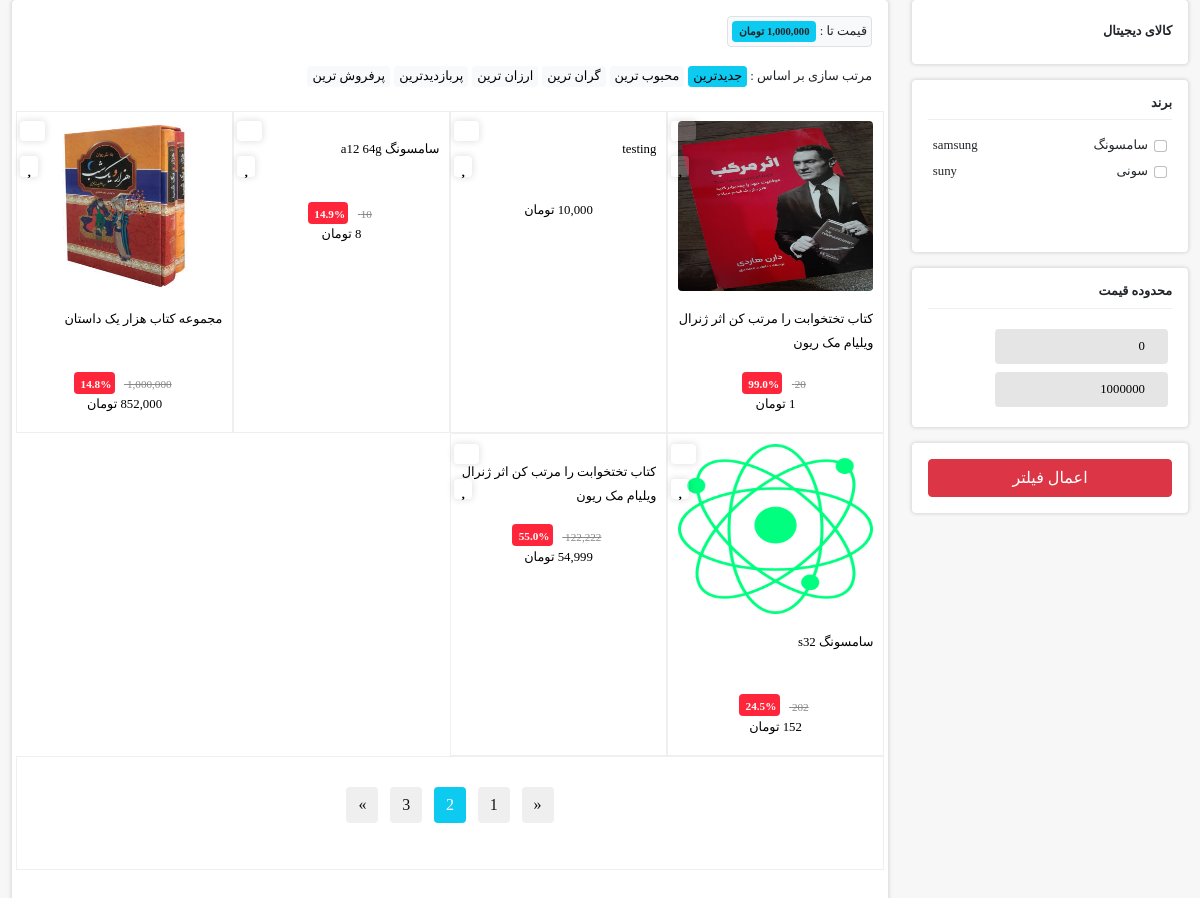
The page /product/ on the database as committed earlier.
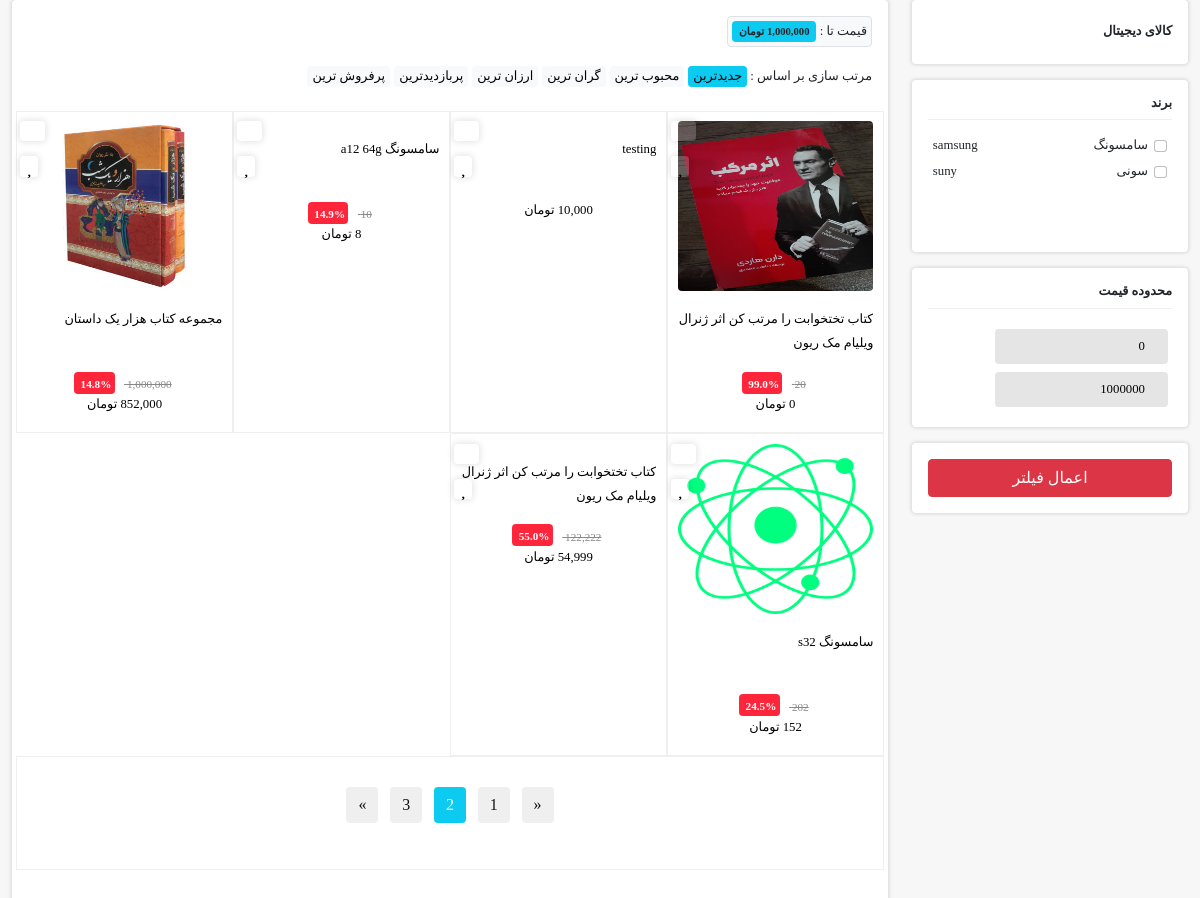
The same page on the database as committed later.
### products/models.py (models this page shows, shortened)
class Product(models.Model):
    image = models.ImageField(upload_to="products/images")
    name = models.CharField(max_length=100, db_index=True, verbose_name='عنوان')
    price = models.IntegerField(verbose_name="قیمت")
    sale_price = models.IntegerField(verbose_name="قیمت تخفیف", default=0)
    short_body = models.CharField(verbose_name="توضیحات کوتاه", max_length=300, db_index=True)
    body = models.TextField(db_index=True, verbose_name="توضیحات")
    is_active = models.BooleanField(default=True, verbose_name="فعال/غیرفعال")
    is_deleted = models.BooleanField(default=False, verbose_name="حذف شده/حذف نشده")
    is_sale = models.BooleanField(null=True, default=False, verbose_name="محصول تخفیف دارد./ندارد")
    discount_percent = models.DecimalField(verbose_name="درصد تخفیف", default=0, max_digits=3, decimal_places=1)
    slug = models.SlugField(default='', null=False, blank=True, max_length=200, unique=True,
                            verbose_name='عنوان در url', allow_unicode=True)
    category_product = models.ManyToManyField(category, verbose_name="دسته بندی",
                                              db_index=True)
    brand = models.ForeignKey(Brands, on_delete=models.CASCADE, verbose_name='برند', null=True, blank=True)
    class Meta:
        verbose_name = 'محصول '
        verbose_name_plural = 'محصولات '

### products/views.py (the view)
# urls.py: path('',views.productListView.as_view(),name='products'),
class productListView(ListView):
    model = Product
    context_object_name = 'products'
    template_name = 'product/list_product.html'
    def get_queryset(self):
        queryset = super().get_queryset()
        queryset = queryset.select_related('brand')
        queryset = queryset.prefetch_related('category_product')
        search = self.request.GET.get('search')
        if search is not None and search != '':
            queryset = queryset.filter(Q(name__icontains=search)
                                       | Q(short_body__icontains=search)
                                       | Q(body__icontains=search))
        start_price = self.request.GET.get('startPrice')
        end_price = self.request.GET.get('endPrice')
        if start_price is not None:
            queryset = queryset.filter(price__gte=start_price)
        if end_price is not None:
            queryset = queryset.filter(price__lte=end_price)
        if queryset:
            queryset = queryset.filter(is_active=True)
        categories = self.kwargs.get('cate_gory')
        if categories:
            queryset = queryset.filter(category_product__url_name__iexact=categories)
        brand_ids = self.request.GET.getlist('brand')
        if brand_ids:
            queryset = queryset.filter(brand_id__in=brand_ids).distinct()
        else:
            queryset = queryset.filter(is_active=True)
        return queryset
    def get_context_data(self,*args,**kwargs):
        context = super().get_context_data(*args,**kwargs)
        context['categories'] = get_all_categories()
        context['brands'] = Brands.objects.filter(is_active=True)
        max_l = Product.objects.aggregate(Max('price'))
        context['max_price'] = max_l
        context['start_price'] = int( self.request.GET.get('startPrice') or 0)
        context['end_price'] = int(self.request.GET.get('endPrice') or max_l['price__max'])
        brand_ids= self.request.GET.getlist('brand')
        if brand_ids is not None:
            context['filter_brand'] = Brands.objects.filter(id__in=brand_ids)
            context['brand_ids'] = brand_ids
        search = self.request.GET.get('search')
        if search is not None and search != '':
            context['search'] = search
        url_category = self.kwargs.get('cate_gory')
        CA = category.objects.filter(is_active=True,is_deleted=False,url_name__iexact=url_category).first()
        context['category'] = CA
        return context

### polls/templatetags/poll_extras.py (called while the page is built)
@register.filter(name='price')
def price(value):
    return '{:,}  تومان'.format(value)

@register.filter(name='price_sale')
def price_sale(value):
    return '{:,}'.format(value)

### utils/category.py (called while the page is built)
def get_subcategories(value):
    subcategories = value.children.all()
    subcategories_data = []
    for subcategory in subcategories:
        subcategories_data.append({
            'id': subcategory.id,
            'name': subcategory.title,
            'url_name': subcategory.url_name,
            'subcategories': get_subcategories(subcategory)
        })
    return subcategories_data

def get_all_categories():
    categories = category.objects.filter(is_active=True, is_deleted=False,title_category=None)  # دسته‌بندی‌های اصلی
    data = []
    for cate_gory in categories:
        data.append({
            'id': cate_gory.id,
            'name': cate_gory.title,
            'url_name': cate_gory.url_name,
            'subcategories': get_subcategories(cate_gory)
        })
    return data

### products/templates/product/list_product.html (shortened to what the changed rows need)
{% extends 'repository/base.html' %}
{% load humanize %}
{% load thumbnail %}
{% load poll_extras %}
{% block contend %}
<section class="">
        <section id="main-body-two-col" class="container-xxl body-container">
            <section class="row">
                <aside id="sidebar" class="sidebar col-md-3">
                    <section class="content-wrapper bg-white p-3 rounded-2 mb-3">
                        <section class="content-header mb-3">
                            <section class="d-flex justify-content-between align-items-center">
                                <h2 class="content-header-title content-header-title-small">
                                    برند
                                </h2>
                            </section>
                        </section>
                    </section>
                    <section class="content-wrapper bg-white p-3 rounded-2 mb-3">
                        <section class="content-header mb-3">
                            <section class="d-flex justify-content-between align-items-center">
                                <h2 class="content-header-title content-header-title-small">
                                    محدوده قیمت
                                </h2>
                            </section>
                        </section>
                    </section>
                </aside>
                <main id="main-body" class="main-body col-md-9">
                    <section class="content-wrapper bg-white p-3 rounded-2 mb-2">
                        <section class="main-product-wrapper row my-4">
                            {% for product in products %}
                            	<section class="col-md-3 p-0">
                                <section class="product">
                                    <section class="product-add-to-cart"><a href="#" data-bs-toggle="tooltip" data-bs-placement="left" title="" data-bs-original-title="افزودن به سبد خرید" aria-label="افزودن به سبد خرید"><i class="fa fa-cart-plus"></i></a></section>
                                    <section class="product-add-to-favorite"><a href="#" data-bs-toggle="tooltip" data-bs-placement="left" title="" data-bs-original-title="افزودن به علاقه مندی" aria-label="افزودن به علاقه مندی"><i class="fa fa-heart"></i></a></section>
                                    <a class="product-link" href="{% url 'detail' slug=product.slug pk=product.id %}">
                                        <section class="product-image">
                                        {% if product.image %}
                                        	{% thumbnail product.image "700x700" quality=100 crop="center" as im %}
                                            <img class="" src="{{ im.url }}" alt="">
                                                {% endthumbnail %}
                                            {% else %}
                                            <img class="" src="/static/assets/images/products/13.jpg" alt="">
                                        {% endif %}
                                        </section>
                                        <section class="product-colors"></section>
                                        <section class="product-name"><h3>{{ product.short_body }}</h3></section>
                                        <section class="product-price-wrapper">
                                            {% if product.is_sale %}
                                             <span class="product-old-price">{{product.price |price_sale}} </span>
                                             <span class="product-discount-amount">{{ product.discount_percent }}%</span>
                                                    <section class="product-price">{{ product.sale_price | price }}</section>
                                                        {% else %}
                                                    <section class="product-price">{{ product.price | price }}</section>
                                                        {% endif %}
                                        </section>
                                    </a>
                                </section>
                            </section>
                            {% endfor %}
                        </section>
                    </section>
                </main>
            </section>
        </section>
    </section>
{% endblock %}

Rows that differ between the two databases and show on the page:
changed Product: sale_price "1 تومان" → "0 تومان"
